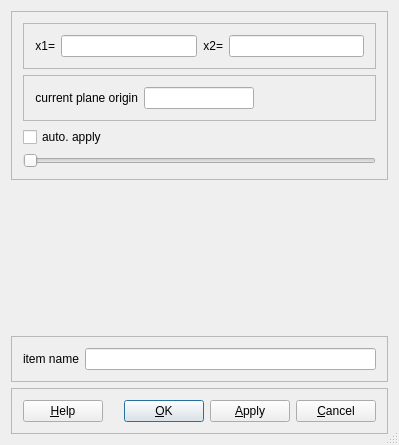
<?xml version="1.0" encoding="UTF-8"?>
<ui version="4.0">
 <class>PlaneConfig</class>
 <widget class="QDialog" name="PlaneConfig">
  <property name="geometry">
   <rect>
    <x>0</x>
    <y>0</y>
    <width>399</width>
    <height>445</height>
   </rect>
  </property>
  <property name="windowTitle">
   <string>configure plane</string>
  </property>
  <property name="sizeGripEnabled">
   <bool>true</bool>
  </property>
  <layout class="QVBoxLayout">
   <item>
    <widget class="Q3Frame" name="frame39">
     <property name="frameShape">
      <enum>QFrame::StyledPanel</enum>
     </property>
     <property name="frameShadow">
      <enum>QFrame::Raised</enum>
     </property>
     <layout class="QVBoxLayout">
      <item>
       <widget class="Q3Frame" name="frame30">
        <property name="frameShape">
         <enum>QFrame::StyledPanel</enum>
        </property>
        <property name="frameShadow">
         <enum>QFrame::Raised</enum>
        </property>
        <layout class="QGridLayout">
         <item row="0" column="0">
          <widget class="QLabel" name="textLabel3">
           <property name="text">
            <string>x1=</string>
           </property>
           <property name="alignment">
            <set>Qt::AlignRight|Qt::AlignTrailing|Qt::AlignVCenter</set>
           </property>
           <property name="wordWrap">
            <bool>false</bool>
           </property>
          </widget>
         </item>
         <item row="0" column="2">
          <widget class="QLabel" name="textLabel3_3">
           <property name="text">
            <string>x2=</string>
           </property>
           <property name="alignment">
            <set>Qt::AlignRight|Qt::AlignTrailing|Qt::AlignVCenter</set>
           </property>
           <property name="wordWrap">
            <bool>true</bool>
           </property>
          </widget>
         </item>
         <item row="0" column="1">
          <widget class="QLineEdit" name="x1"/>
         </item>
         <item row="0" column="3">
          <widget class="QLineEdit" name="x2"/>
         </item>
        </layout>
       </widget>
      </item>
      <item>
       <widget class="Q3Frame" name="frame30_2">
        <property name="frameShape">
         <enum>QFrame::StyledPanel</enum>
        </property>
        <property name="frameShadow">
         <enum>QFrame::Raised</enum>
        </property>
        <layout class="QHBoxLayout">
         <item>
          <widget class="QLabel" name="textLabel3_2">
           <property name="text">
            <string>current plane origin</string>
           </property>
           <property name="alignment">
            <set>Qt::AlignRight|Qt::AlignTrailing|Qt::AlignVCenter</set>
           </property>
           <property name="wordWrap">
            <bool>false</bool>
           </property>
          </widget>
         </item>
         <item>
          <widget class="QLineEdit" name="m_CurrentX">
           <property name="readOnly">
            <bool>true</bool>
           </property>
          </widget>
         </item>
         <item>
          <spacer name="spacer3">
           <property name="orientation">
            <enum>Qt::Horizontal</enum>
           </property>
           <property name="sizeType">
            <enum>QSizePolicy::Expanding</enum>
           </property>
           <property name="sizeHint" stdset="0">
            <size>
             <width>40</width>
             <height>20</height>
            </size>
           </property>
          </spacer>
         </item>
        </layout>
       </widget>
      </item>
      <item>
       <widget class="QCheckBox" name="auto_cb">
        <property name="text">
         <string>auto. apply</string>
        </property>
       </widget>
      </item>
      <item>
       <widget class="QSlider" name="n_slider">
        <property name="maximum">
         <number>1000</number>
        </property>
        <property name="orientation">
         <enum>Qt::Horizontal</enum>
        </property>
       </widget>
      </item>
     </layout>
    </widget>
   </item>
   <item>
    <spacer name="spacer22">
     <property name="orientation">
      <enum>Qt::Vertical</enum>
     </property>
     <property name="sizeType">
      <enum>QSizePolicy::Expanding</enum>
     </property>
     <property name="sizeHint" stdset="0">
      <size>
       <width>20</width>
       <height>40</height>
      </size>
     </property>
    </spacer>
   </item>
   <item>
    <widget class="Q3Frame" name="frame18">
     <property name="frameShape">
      <enum>QFrame::StyledPanel</enum>
     </property>
     <property name="frameShadow">
      <enum>QFrame::Raised</enum>
     </property>
     <layout class="QHBoxLayout">
      <item>
       <widget class="QLabel" name="textLabel2_2">
        <property name="text">
         <string>item name</string>
        </property>
        <property name="wordWrap">
         <bool>false</bool>
        </property>
       </widget>
      </item>
      <item>
       <widget class="QLineEdit" name="name_edit"/>
      </item>
     </layout>
    </widget>
   </item>
   <item>
    <widget class="Q3Frame" name="frame38">
     <property name="frameShape">
      <enum>QFrame::StyledPanel</enum>
     </property>
     <property name="frameShadow">
      <enum>QFrame::Raised</enum>
     </property>
     <layout class="QHBoxLayout">
      <item>
       <widget class="QPushButton" name="buttonHelp">
        <property name="text">
         <string>&amp;Help</string>
        </property>
        <property name="shortcut">
         <string>F1</string>
        </property>
        <property name="autoDefault">
         <bool>true</bool>
        </property>
       </widget>
      </item>
      <item>
       <spacer name="Horizontal Spacing2">
        <property name="orientation">
         <enum>Qt::Horizontal</enum>
        </property>
        <property name="sizeType">
         <enum>QSizePolicy::Expanding</enum>
        </property>
        <property name="sizeHint" stdset="0">
         <size>
          <width>90</width>
          <height>20</height>
         </size>
        </property>
       </spacer>
      </item>
      <item>
       <widget class="QPushButton" name="buttonOk">
        <property name="text">
         <string>&amp;OK</string>
        </property>
        <property name="shortcut">
         <string/>
        </property>
        <property name="autoDefault">
         <bool>true</bool>
        </property>
        <property name="default">
         <bool>true</bool>
        </property>
       </widget>
      </item>
      <item>
       <widget class="QPushButton" name="apply_pb">
        <property name="text">
         <string>&amp;Apply</string>
        </property>
        <property name="shortcut">
         <string>Alt+A</string>
        </property>
       </widget>
      </item>
      <item>
       <widget class="QPushButton" name="buttonCancel">
        <property name="text">
         <string>&amp;Cancel</string>
        </property>
        <property name="shortcut">
         <string/>
        </property>
        <property name="autoDefault">
         <bool>true</bool>
        </property>
       </widget>
      </item>
     </layout>
    </widget>
   </item>
  </layout>
 </widget>
 <layoutdefault spacing="6" margin="11"/>
 <customwidgets>
  <customwidget>
   <class>Q3Frame</class>
   <extends>QFrame</extends>
   <header>Qt3Support/Q3Frame</header>
   <container>1</container>
  </customwidget>
 </customwidgets>
 <resources/>
 <connections>
  <connection>
   <sender>buttonOk</sender>
   <signal>clicked()</signal>
   <receiver>PlaneConfig</receiver>
   <slot>accept()</slot>
   <hints>
    <hint type="sourcelabel">
     <x>20</x>
     <y>20</y>
    </hint>
    <hint type="destinationlabel">
     <x>20</x>
     <y>20</y>
    </hint>
   </hints>
  </connection>
  <connection>
   <sender>buttonCancel</sender>
   <signal>clicked()</signal>
   <receiver>PlaneConfig</receiver>
   <slot>reject()</slot>
   <hints>
    <hint type="sourcelabel">
     <x>20</x>
     <y>20</y>
    </hint>
    <hint type="destinationlabel">
     <x>20</x>
     <y>20</y>
    </hint>
   </hints>
  </connection>
 </connections>
</ui>
